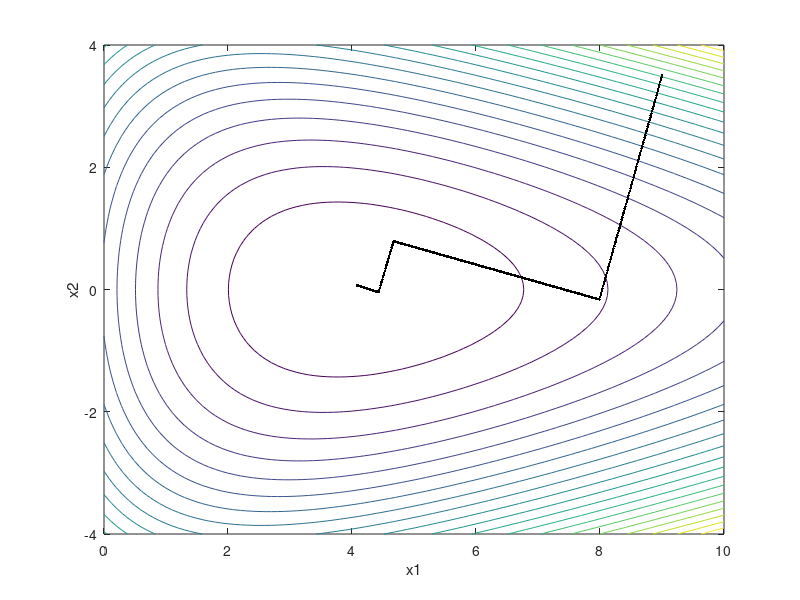

Write the MATLAB code that produced this figure.
% 例程 2.16  最速下降法示例
[vx1, vx2] = meshgrid(0: 0.1: 10, -4: 0.1: 4);
y = (exp(-(vx1 - 3)/2)) + (exp((vx1 + 4*vx2)/10)) + (exp((vx1 - 4*vx2)/10));
%  绘制函数等高线
figure(1)
contour(vx1, vx2, y, 20);
hold  on;
xlabel('x1');  ylabel('x2');
%  最速下降搜索
%  设置迭代初始点
x1i = 9;
x2i = 3.5;
%  多段搜索路径迭代
for M = 1:4
yi = (exp(-(x1i - 3)/2)) + (exp((x1i + 4*x2i)/10)) + (exp((x1i - 4*x2i)/10));
%  计算梯度
aux1 = (-0.5*exp(-(x1i - 3)/2)) ...
+ (0.1*exp((x1i + 4*x2i)/10)) ...
+ (0.1*exp((x1i - 4*x2i)/10));
aux2 = (0.4*exp((x1i + 4*x2i)/10)) ...
- (0.4*exp((x1i - 4*x2i)/10));
g = [aux1, aux2];
m = g(2)/g(1);  %  计算梯度方向的斜率
%  判断梯度在x1轴上的分量符号
s = 1;
if g (1) < 0
s= -1;
end;
flag =1;
yref = yi;
x1 = x1i;
while flag == 1
x2 = m*(x1 - x1i) + x2i;
y = (exp(-(x1 - 3)/2)) + (exp((x1 + 4*x2)/10)) + (exp((x1 - 4*x2)/10));
if y > yref
flag = 0;
else
yref = y;
plot(x1, x2, 'k. ');
x1o = x1;
x2o = x2;
x1 = x1 - (s*0.01);
end;
end;
x1i = x1o;
x2i = x2o;
end;
